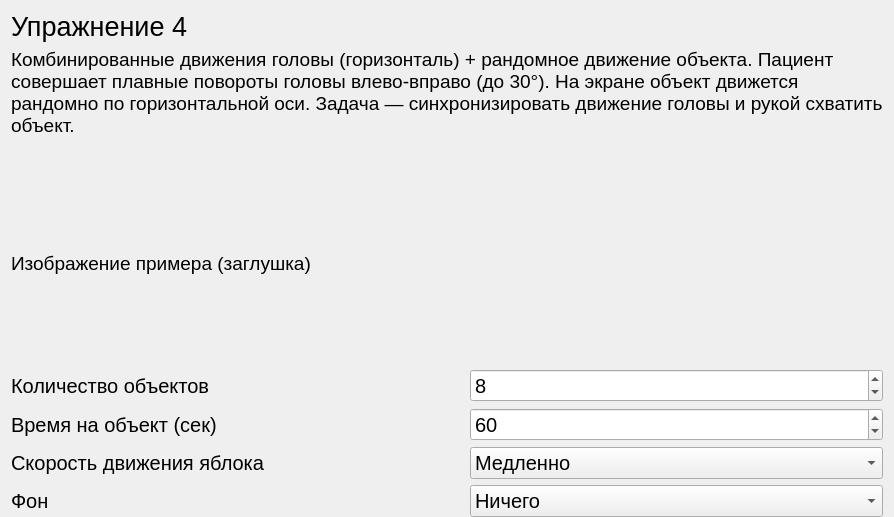
               <widget class="QWidget" name="page_ex4">
                <layout class="QVBoxLayout" name="verticalLayout_29">
                 <property name="bottomMargin">
                  <number>0</number>
                 </property>
                 <item>
                  <widget class="QLabel" name="label_46">
                   <property name="font">
                    <font>
                     <pointsize>20</pointsize>
                    </font>
                   </property>
                   <property name="text">
                    <string>Упражнение 4</string>
                   </property>
                  </widget>
                 </item>
                 <item>
                  <spacer name="verticalSpacer_21">
                   <property name="orientation">
                    <enum>Qt::Vertical</enum>
                   </property>
                   <property name="sizeType">
                    <enum>QSizePolicy::Preferred</enum>
                   </property>
                   <property name="sizeHint" stdset="0">
                    <size>
                     <width>20</width>
                     <height>40</height>
                    </size>
                   </property>
                  </spacer>
                 </item>
                 <item>
                  <widget class="QLabel" name="label_47">
                   <property name="sizePolicy">
                    <sizepolicy hsizetype="Expanding" vsizetype="Minimum">
                     <horstretch>0</horstretch>
                     <verstretch>0</verstretch>
                    </sizepolicy>
                   </property>
                   <property name="font">
                    <font>
                     <pointsize>14</pointsize>
                    </font>
                   </property>
                   <property name="text">
                    <string>Комбинированные движения головы (горизонталь) + рандомное движение объекта. Пациент совершает плавные повороты головы влево-вправо (до 30°). На экране объект движется рандомно по горизонтальной оси. Задача — синхронизировать движение головы и рукой схватить объект.</string>
                   </property>
                   <property name="wordWrap">
                    <bool>true</bool>
                   </property>
                  </widget>
                 </item>
                 <item>
                  <spacer name="verticalSpacer_22">
                   <property name="orientation">
                    <enum>Qt::Vertical</enum>
                   </property>
                   <property name="sizeType">
                    <enum>QSizePolicy::Preferred</enum>
                   </property>
                   <property name="sizeHint" stdset="0">
                    <size>
                     <width>20</width>
                     <height>100</height>
                    </size>
                   </property>
                  </spacer>
                 </item>
                 <item>
                  <widget class="QLabel" name="lable_apple_example_img_4">
                   <property name="sizePolicy">
                    <sizepolicy hsizetype="Ignored" vsizetype="Ignored">
                     <horstretch>0</horstretch>
                     <verstretch>160</verstretch>
                    </sizepolicy>
                   </property>
                   <property name="minimumSize">
                    <size>
                     <width>300</width>
                     <height>200</height>
                    </size>
                   </property>
                   <property name="font">
                    <font>
                     <pointsize>14</pointsize>
                    </font>
                   </property>
                   <property name="text">
                    <string>Изображение примера (заглушка)</string>
                   </property>
                   <property name="scaledContents">
                    <bool>true</bool>
                   </property>
                  </widget>
                 </item>
                 <item>
                  <spacer name="verticalSpacer_23">
                   <property name="orientation">
                    <enum>Qt::Vertical</enum>
                   </property>
                   <property name="sizeType">
                    <enum>QSizePolicy::Preferred</enum>
                   </property>
                   <property name="sizeHint" stdset="0">
                    <size>
                     <width>20</width>
                     <height>40</height>
                    </size>
                   </property>
                  </spacer>
                 </item>
                 <item>
                  <layout class="QHBoxLayout" name="horizontalLayout_23">
                   <item>
                    <widget class="QLabel" name="label_48">
                     <property name="font">
                      <font>
                       <pointsize>15</pointsize>
                      </font>
                     </property>
                     <property name="text">
                      <string>Количество объектов</string>
                     </property>
                    </widget>
                   </item>
                   <item>
                    <spacer name="horizontalSpacer_15">
                     <property name="orientation">
                      <enum>Qt::Horizontal</enum>
                     </property>
                     <property name="sizeType">
                      <enum>QSizePolicy::Preferred</enum>
                     </property>
                     <property name="sizeHint" stdset="0">
                      <size>
                       <width>40</width>
                       <height>20</height>
                      </size>
                     </property>
                    </spacer>
                   </item>
                   <item>
                    <widget class="QSpinBox" name="spinBox_ex4_count">
                     <property name="sizePolicy">
                      <sizepolicy hsizetype="Minimum" vsizetype="Fixed">
                       <horstretch>0</horstretch>
                       <verstretch>0</verstretch>
                      </sizepolicy>
                     </property>
                     <property name="font">
                      <font>
                       <pointsize>15</pointsize>
                      </font>
                     </property>
                     <property name="minimum">
                      <number>1</number>
                     </property>
                     <property name="maximum">
                      <number>30</number>
                     </property>
                     <property name="value">
                      <number>8</number>
                     </property>
                    </widget>
                   </item>
                  </layout>
                 </item>
                 <item>
                  <layout class="QHBoxLayout" name="horizontalLayout_ex4_time">
                   <item>
                    <widget class="QLabel" name="label_ex4_time">
                     <property name="font">
                      <font>
                       <pointsize>15</pointsize>
                      </font>
                     </property>
                     <property name="text">
                      <string>Время на объект (сек)</string>
                     </property>
                    </widget>
                   </item>
                   <item>
                    <spacer name="horizontalSpacer_ex4_time">
                     <property name="orientation">
                      <enum>Qt::Horizontal</enum>
                     </property>
                     <property name="sizeType">
                      <enum>QSizePolicy::Preferred</enum>
                     </property>
                     <property name="sizeHint" stdset="0">
                      <size>
                       <width>40</width>
                       <height>20</height>
                      </size>
                     </property>
                    </spacer>
                   </item>
                   <item>
                    <widget class="QSpinBox" name="spinBox_ex4_time">
                     <property name="font">
                      <font>
                       <pointsize>15</pointsize>
                      </font>
                     </property>
                     <property name="minimum">
                      <number>10</number>
                     </property>
                     <property name="maximum">
                      <number>240</number>
                     </property>
                     <property name="value">
                      <number>60</number>
                     </property>
                    </widget>
                   </item>
                  </layout>
                 </item>
                 <item>
                  <layout class="QHBoxLayout" name="horizontalLayout_24">
                   <item>
                    <widget class="QLabel" name="label_49">
                     <property name="font">
                      <font>
                       <pointsize>15</pointsize>
                      </font>
                     </property>
                     <property name="text">
                      <string>Скорость движения яблока</string>
                     </property>
                    </widget>
                   </item>
                   <item>
                    <spacer name="horizontalSpacer_16">
                     <property name="orientation">
                      <enum>Qt::Horizontal</enum>
                     </property>
                     <property name="sizeType">
                      <enum>QSizePolicy::Preferred</enum>
                     </property>
                     <property name="sizeHint" stdset="0">
                      <size>
                       <width>40</width>
                       <height>20</height>
                      </size>
                     </property>
                    </spacer>
                   </item>
                   <item>
                    <widget class="QComboBox" name="comboBox_ex4_speed">
                     <property name="sizePolicy">
                      <sizepolicy hsizetype="Minimum" vsizetype="Fixed">
                       <horstretch>0</horstretch>
                       <verstretch>0</verstretch>
                      </sizepolicy>
                     </property>
                     <property name="font">
                      <font>
                       <pointsize>15</pointsize>
                      </font>
                     </property>
                     <item>
                      <property name="text">
                       <string>Медленно</string>
                      </property>
                     </item>
                     <item>
                      <property name="text">
                       <string>Средне</string>
                      </property>
                     </item>
                     <item>
                      <property name="text">
                       <string>Быстро</string>
                      </property>
                     </item>
                    </widget>
                   </item>
                  </layout>
                 </item>
                 <item>
                  <layout class="QHBoxLayout" name="horizontalLayout_25"/>
                 </item>
                 <item>
                  <layout class="QHBoxLayout" name="horizontalLayout_26">
                   <item>
                    <widget class="QLabel" name="label_51">
                     <property name="font">
                      <font>
                       <pointsize>15</pointsize>
                      </font>
                     </property>
                     <property name="text">
                      <string>Фон</string>
                     </property>
                    </widget>
                   </item>
                   <item>
                    <spacer name="horizontalSpacer_18">
                     <property name="orientation">
                      <enum>Qt::Horizontal</enum>
                     </property>
                     <property name="sizeType">
                      <enum>QSizePolicy::Preferred</enum>
                     </property>
                     <property name="sizeHint" stdset="0">
                      <size>
                       <width>40</width>
                       <height>20</height>
                      </size>
                     </property>
                    </spacer>
                   </item>
                   <item>
                    <widget class="QComboBox" name="comboBox_ex4_fon">
                     <property name="sizePolicy">
                      <sizepolicy hsizetype="Minimum" vsizetype="Fixed">
                       <horstretch>0</horstretch>
                       <verstretch>0</verstretch>
                      </sizepolicy>
                     </property>
                     <property name="font">
                      <font>
                       <pointsize>15</pointsize>
                      </font>
                     </property>
                     <item>
                      <property name="text">
                       <string>Ничего</string>
                      </property>
                     </item>
                     <item>
                      <property name="text">
                       <string>Снег</string>
                      </property>
                     </item>
                     <item>
                      <property name="text">
                       <string>Дождь</string>
                      </property>
                     </item>
                     <item>
                      <property name="text">
                       <string>Туман</string>
                      </property>
                     </item>
                    </widget>
                   </item>
                  </layout>
                 </item>
                 <item>
                  <spacer name="verticalSpacer_24">
                   <property name="orientation">
                    <enum>Qt::Vertical</enum>
                   </property>
                   <property name="sizeHint" stdset="0">
                    <size>
                     <width>20</width>
                     <height>40</height>
                    </size>
                   </property>
                  </spacer>
                 </item>
                </layout>
               </widget>
